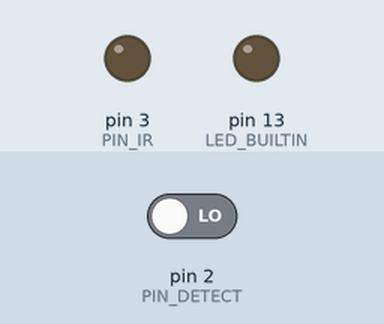
This sketch was run on a simulated Arduino Uno, built with avr-gcc and run on an emulated ATmega328P. Shown: output pins drawn as LEDs (lit = HIGH). The test bench sets the inputs (shaded band); at power-on: pin 2 (PIN_DETECT) LOW. What the sketch prints to the serial monitor is not drawn.

Above: at 2.2 s.
2.3 s: pin 2 (PIN_DETECT) driven HIGH
At 3.3 s:
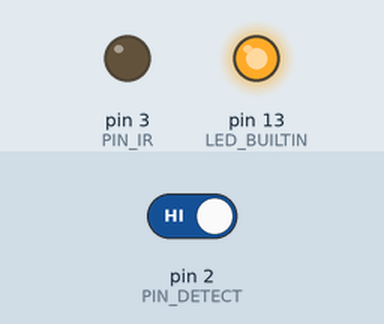
3.8 s: pin 2 (PIN_DETECT) driven LOW
At 4.4 s:
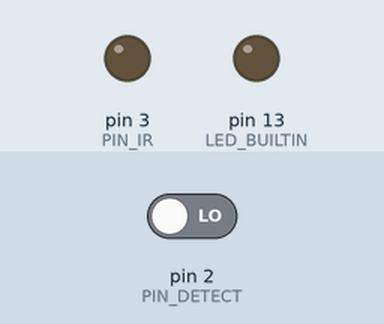
Timing chart, 0 to 6.8 s (numbered marks = the images above; inputs shaded):
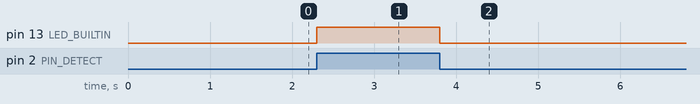

The sketch:

irGate.ino
```cpp
#include <IRremote.h>

#define PIN_IR 3
#define PIN_DETECT 2

IRsend irsend;
void setup() {
  Serial.begin(9600);
  pinMode(PIN_DETECT, INPUT);
  pinMode(PIN_IR, OUTPUT);
  pinMode(LED_BUILTIN, OUTPUT);
  irsend.enableIROut(36);
  irsend.mark(0);
  delay(1000);  // wait for system to settle
}

void loop() {
  digitalWrite(LED_BUILTIN,digitalRead(PIN_DETECT));
  int pindetector = digitalRead(PIN_DETECT);
  Serial.println(pindetector);
}
```

Measured:
- after the input at 2.3 s, pin 13 (LED_BUILTIN): LOW → HIGH at once
- after the input at 3.8 s, pin 13 (LED_BUILTIN): HIGH → LOW at once
